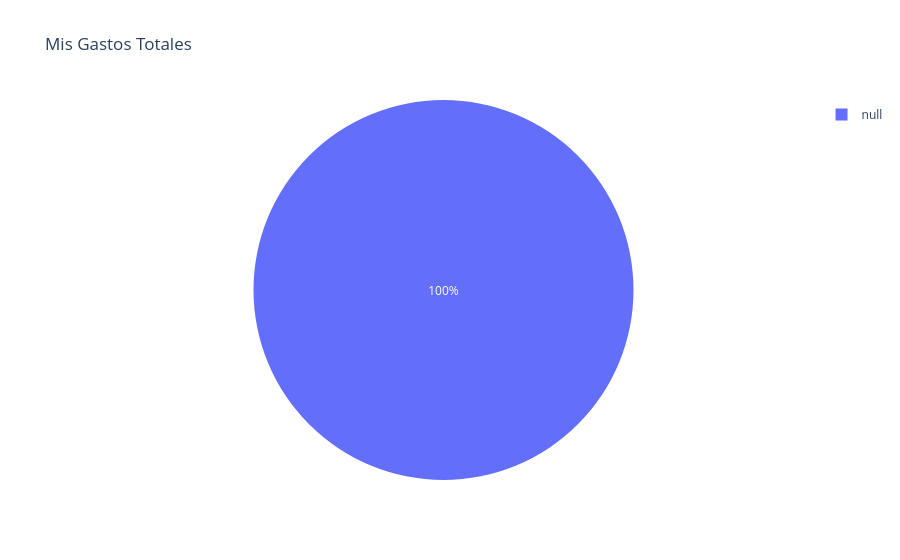

Notebook code for this chart:
### Code cell
import pandas as pd
import plotly.express as px
from src.database import get_connection

# Guardar en base de datos (ignora duplicados por el hash)
conn = get_connection()

try:
    # 'if_exists=append' junto con el índice UNIQUE en la DB evita duplicados
    df_con_reglas.to_sql("movimientos", conn, if_exists="append", index=False, method="multi")
    print("💾 Datos guardados exitosamente.")
except Exception as e:
    print(f"Nota: Algunos registros ya existían y se omitieron.")

# Cargar todo para el gráfico
# Aquí es donde fallaba porque faltaba 'import pandas as pd'
df_total = pd.read_sql("SELECT * FROM movimientos", conn)

# Filtramos solo los gastos para que el gráfico de torta sea coherente
df_gastos = df_total[df_total['monto'] < 0].copy()
df_gastos['monto'] = df_gastos['monto'].abs()

if not df_gastos.empty:
    fig = px.pie(df_gastos, values='monto', names='categoria', title='Mis Gastos Totales')
    fig.show()
else:
    print("No hay gastos registrados para mostrar.")

conn.close()

### Figure 1 — Plotly figure (JSON) as saved in the notebook; plotly's stock layout.template omitted (floating-point values rounded to 4 significant figures)
{"data": [{"domain": {"x": [0, 1], "y": [0, 1]}, "hovertemplate": "categoria=%{label}<br>monto=%{value}<extra></extra>", "labels": [null, null, null, null, null, null, null, null, null, null, null, null, null, null, null, null, null, null, null], "legendgroup": "", "name": "", "showlegend": true, "type": "pie", "values": [70.82, 1287.0, 30, 48.2, 287.1, 130.5, 55, 30.49, 458.5, 500.7, 158.4, 1300, 128.8, 55, 67.87, 533.5, 650, 777.0, 152.5]}], "layout": {"legend": {"tracegroupgap": 0}, "title": {"text": "Mis Gastos Totales"}}}
